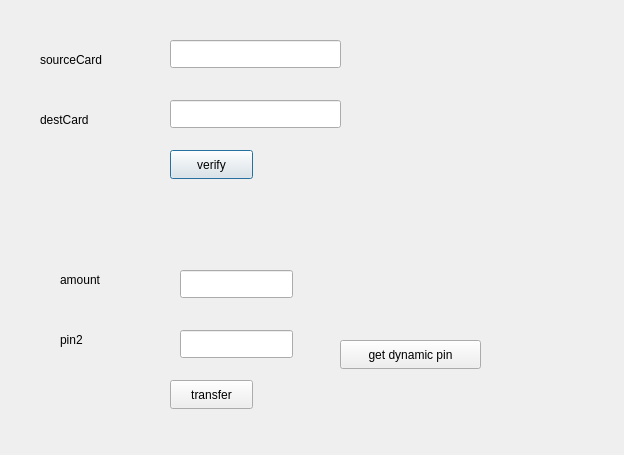
<?xml version="1.0" encoding="UTF-8"?>
<ui version="4.0">
 <class>transferDialog</class>
 <widget class="QDialog" name="transferDialog">
  <property name="geometry">
   <rect>
    <x>0</x>
    <y>0</y>
    <width>624</width>
    <height>455</height>
   </rect>
  </property>
  <property name="windowTitle">
   <string>Dialog</string>
  </property>
  <widget class="QLabel" name="label">
   <property name="geometry">
    <rect>
     <x>40</x>
     <y>50</y>
     <width>101</width>
     <height>20</height>
    </rect>
   </property>
   <property name="text">
    <string>sourceCard</string>
   </property>
  </widget>
  <widget class="QLabel" name="label_2">
   <property name="geometry">
    <rect>
     <x>40</x>
     <y>110</y>
     <width>91</width>
     <height>20</height>
    </rect>
   </property>
   <property name="text">
    <string>destCard</string>
   </property>
  </widget>
  <widget class="QLineEdit" name="sourceCard_lineEdit">
   <property name="geometry">
    <rect>
     <x>170</x>
     <y>40</y>
     <width>171</width>
     <height>28</height>
    </rect>
   </property>
  </widget>
  <widget class="QLineEdit" name="destCard_lineEdit">
   <property name="geometry">
    <rect>
     <x>170</x>
     <y>100</y>
     <width>171</width>
     <height>28</height>
    </rect>
   </property>
  </widget>
  <widget class="QLabel" name="recipientNameLabel">
   <property name="geometry">
    <rect>
     <x>360</x>
     <y>100</y>
     <width>63</width>
     <height>20</height>
    </rect>
   </property>
   <property name="text">
    <string/>
   </property>
  </widget>
  <widget class="QLineEdit" name="amount_lineEdit">
   <property name="geometry">
    <rect>
     <x>180</x>
     <y>270</y>
     <width>113</width>
     <height>28</height>
    </rect>
   </property>
  </widget>
  <widget class="QLabel" name="label_3">
   <property name="geometry">
    <rect>
     <x>60</x>
     <y>270</y>
     <width>63</width>
     <height>20</height>
    </rect>
   </property>
   <property name="text">
    <string>amount</string>
   </property>
  </widget>
  <widget class="QLineEdit" name="pin_lineEdit">
   <property name="geometry">
    <rect>
     <x>180</x>
     <y>330</y>
     <width>113</width>
     <height>28</height>
    </rect>
   </property>
  </widget>
  <widget class="QLabel" name="label_4">
   <property name="geometry">
    <rect>
     <x>60</x>
     <y>330</y>
     <width>63</width>
     <height>20</height>
    </rect>
   </property>
   <property name="text">
    <string>pin2</string>
   </property>
  </widget>
  <widget class="QPushButton" name="verify_pushButton">
   <property name="geometry">
    <rect>
     <x>170</x>
     <y>150</y>
     <width>83</width>
     <height>29</height>
    </rect>
   </property>
   <property name="text">
    <string>verify</string>
   </property>
  </widget>
  <widget class="QPushButton" name="transfer_pushButton">
   <property name="geometry">
    <rect>
     <x>170</x>
     <y>380</y>
     <width>83</width>
     <height>29</height>
    </rect>
   </property>
   <property name="text">
    <string>transfer</string>
   </property>
  </widget>
  <widget class="QPushButton" name="dynamicPin_pushButton">
   <property name="geometry">
    <rect>
     <x>340</x>
     <y>340</y>
     <width>141</width>
     <height>29</height>
    </rect>
   </property>
   <property name="text">
    <string>get dynamic pin</string>
   </property>
  </widget>
 </widget>
 <resources/>
 <connections/>
</ui>
